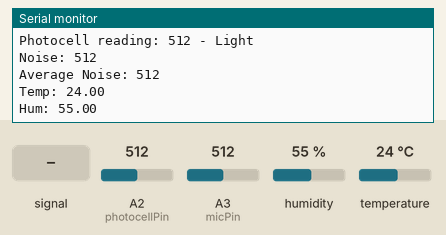
Recording of a sketch running on a simulated Arduino Uno, built with avr-gcc and run on an emulated ATmega328P. Parts: the last lines printed to the serial monitor. The inputs (shaded band) are chosen by the test bench; at power-on: A2 (photocellPin) = 512, humidity 55 %, A3 (micPin) = 512, temperature 24 °C.

Above: at 2.7 s.
2.8 s: A2 (photocellPin) set to 710
4.6 s: A2 (photocellPin) set to 190
6.3 s: A3 (micPin) fed a 200 Hz sine of ±81 counts around its level
7.8 s: humidity set to 22 %
At 7.95 s:
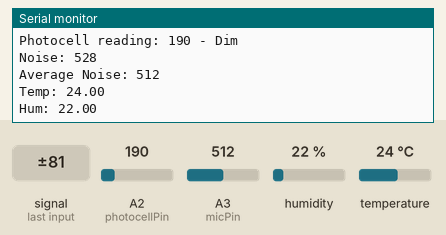
9.3 s: A3 (micPin) set to 710
At 9.49 s:
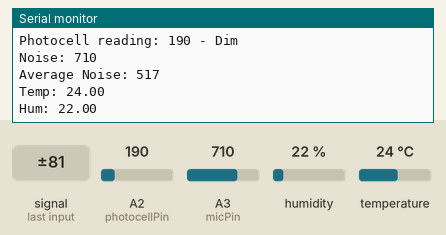
10.8 s: temperature set to 12 °C
At 10.84 s:
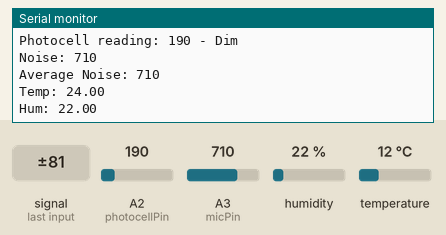
Timing chart, 0 to 13.3 s (numbered marks = the images above; inputs shaded):
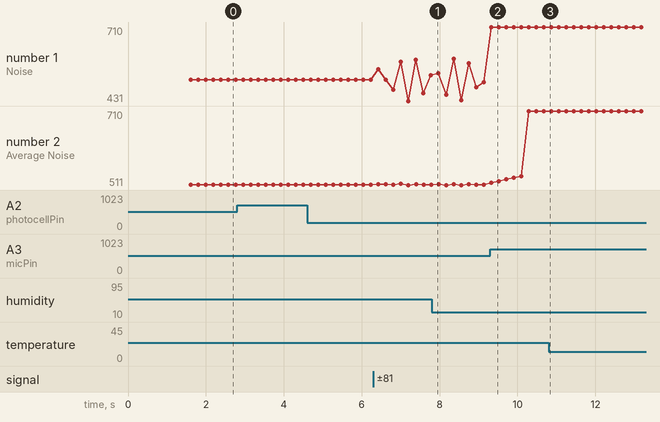

The sketch:

adafruitIO_environmentSensor.ino
```cpp
#include "config.h"
#include "Adafruit_Sensor.h"
#include "Adafruit_AM2320.h"

Adafruit_AM2320 am2320 = Adafruit_AM2320();

// Controls which feed on Adafruit IO to connect to
AdafruitIO_Feed *temperature = io.feed("room-2-temperature");
AdafruitIO_Feed *humidity = io.feed("room-2-humidity");
AdafruitIO_Feed *light = io.feed("room-2-light");
AdafruitIO_Feed *noise = io.feed("room-2-noise");

#define IO_LOOP_DELAY 10000
unsigned long lastUpdate = 0;

int current_temperature = 20;
int current_humidity = 60;

int photocellPin = A2;     // the cell and 10K pulldown are connected to a2, as a0, a1, a5 are unusable with wifi
int photocellReading;     // the analog reading from the analog resistor divider

int micPin = A3;
int micReading;
int addedMicReadings;
int micReadingsCount;
int averageNoise;

void setup() {
  // Start serial connection
  Serial.begin(115200);

  // Wait for the serial monitor to open
  while(! Serial);

  // connect to io.adafruit.com
  Serial.print("Connecting to Adafruit IO");
  io.connect();

  // wait for a connection
  while(io.status() < AIO_CONNECTED) {
    Serial.print(".");
    delay(500);
  }

  // we are connected
  Serial.println();
  Serial.println(io.statusText());

  Serial.println("Adafruit AM2320 Running");
  am2320.begin();

}


void loop() {
  io.run();

  // Take photocell reading and upload to Adafruit.io
  photocellReading = analogRead(photocellPin);
  Serial.print("Photocell reading: "); Serial.print(photocellReading);

  // We'll have a few threshholds for the photocell reading, qualitatively determined
  if (photocellReading < 10) {
    Serial.println(" - Dark");
  } else if (photocellReading < 200) {
    Serial.println(" - Dim");
  } else if (photocellReading < 700) {
    Serial.println(" - Light");
  } else if (photocellReading < 1500) {
    Serial.println(" - Bright");
  } else {
    Serial.println(" - Very bright");
  }

  // Take sound reading and upload to Adafruit.io
  micReading = analogRead(micPin);
  addedMicReadings += micReading;
  micReadingsCount += 1;
  averageNoise = (addedMicReadings / micReadingsCount);

  Serial.print("Noise: "); Serial.println(micReading);
  Serial.print("Average Noise: "); Serial.println(averageNoise);

  // Take temperature reading
  Serial.print("Temp: "); Serial.println(am2320.readTemperature());
  current_temperature = am2320.readTemperature();


  // Take humidity reading
  Serial.print("Hum: "); Serial.println(am2320.readHumidity());
  current_humidity = am2320.readHumidity();


  if (millis() > (lastUpdate + IO_LOOP_DELAY)) {
    // save count to the 'counter' feed on Adafruit IO
    temperature->save(current_temperature);
    humidity->save(current_humidity);
    light->save(photocellReading);
    noise->save(averageNoise);

    // after publishing, store the current time
    lastUpdate = millis();
    addedMicReadings = 0;
    micReadingsCount = 0;
    averageNoise = 0;
  }
  delay(10);
}
```

config.h
```cpp
#define IO_USERNAME  "Farcenter"
#define IO_KEY       ""
#define WIFI_SSID ""
#define WIFI_PASS ""

#include "AdafruitIO_WiFi.h"
AdafruitIO_WiFi io(IO_USERNAME, IO_KEY, WIFI_SSID, WIFI_PASS);
```

Measured:
- after the input at 7.8 s, the serial monitor: prints a new line at once (image 1)
- after the input at 9.3 s, the serial monitor: prints a new line at once (image 2)
- plotted number 1: 512 → 528 after the input at 6.3 s, 528 → 502 after the input at 7.8 s, 502 → 710 after the input at 9.3 s
- plotted number 2: 512 → 710 after the input at 9.3 s
